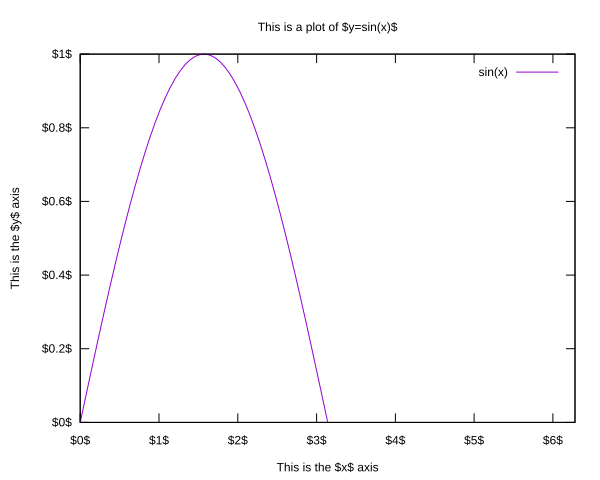

Recreate this plot in gnuplot.
set format xy "$%g$"

set title  'This is a plot of $y=\sin(x)$'
set xlabel 'This is the $x$ axis'
set ylabel 'This is the $y$ axis'

plot [0:6.28] [0:1] sin(x)
